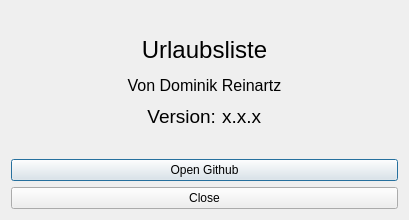
<?xml version="1.0" encoding="UTF-8"?>
<ui version="4.0">
 <class>About</class>
 <widget class="QDialog" name="About">
  <property name="geometry">
   <rect>
    <x>0</x>
    <y>0</y>
    <width>409</width>
    <height>220</height>
   </rect>
  </property>
  <layout class="QVBoxLayout" name="verticalLayout">
   <item>
    <spacer name="verticalSpacer_4">
     <property name="orientation">
      <enum>Qt::Vertical</enum>
     </property>
     <property name="sizeHint" stdset="0">
      <size>
       <width>20</width>
       <height>40</height>
      </size>
     </property>
    </spacer>
   </item>
   <item>
    <widget class="QLabel" name="title">
     <property name="font">
      <font>
       <pointsize>18</pointsize>
      </font>
     </property>
     <property name="text">
      <string>Urlaubsliste</string>
     </property>
     <property name="alignment">
      <set>Qt::AlignCenter</set>
     </property>
    </widget>
   </item>
   <item>
    <spacer name="verticalSpacer_2">
     <property name="orientation">
      <enum>Qt::Vertical</enum>
     </property>
     <property name="sizeType">
      <enum>QSizePolicy::Preferred</enum>
     </property>
     <property name="sizeHint" stdset="0">
      <size>
       <width>0</width>
       <height>20</height>
      </size>
     </property>
    </spacer>
   </item>
   <item>
    <widget class="QLabel" name="label_2">
     <property name="font">
      <font>
       <pointsize>12</pointsize>
      </font>
     </property>
     <property name="text">
      <string>Von Dominik Reinartz</string>
     </property>
     <property name="alignment">
      <set>Qt::AlignCenter</set>
     </property>
    </widget>
   </item>
   <item>
    <spacer name="verticalSpacer_3">
     <property name="orientation">
      <enum>Qt::Vertical</enum>
     </property>
     <property name="sizeType">
      <enum>QSizePolicy::Fixed</enum>
     </property>
     <property name="sizeHint" stdset="0">
      <size>
       <width>20</width>
       <height>4</height>
      </size>
     </property>
    </spacer>
   </item>
   <item>
    <layout class="QHBoxLayout" name="horizontalLayout_2">
     <item>
      <spacer name="horizontalSpacer">
       <property name="orientation">
        <enum>Qt::Horizontal</enum>
       </property>
       <property name="sizeHint" stdset="0">
        <size>
         <width>40</width>
         <height>20</height>
        </size>
       </property>
      </spacer>
     </item>
     <item>
      <layout class="QHBoxLayout" name="horizontalLayout">
       <item>
        <widget class="QLabel" name="label_3">
         <property name="sizePolicy">
          <sizepolicy hsizetype="Fixed" vsizetype="Preferred">
           <horstretch>0</horstretch>
           <verstretch>0</verstretch>
          </sizepolicy>
         </property>
         <property name="font">
          <font>
           <pointsize>14</pointsize>
          </font>
         </property>
         <property name="text">
          <string>Version:</string>
         </property>
         <property name="alignment">
          <set>Qt::AlignRight|Qt::AlignTrailing|Qt::AlignVCenter</set>
         </property>
        </widget>
       </item>
       <item>
        <widget class="QLabel" name="versionDisplay">
         <property name="sizePolicy">
          <sizepolicy hsizetype="Fixed" vsizetype="Preferred">
           <horstretch>0</horstretch>
           <verstretch>0</verstretch>
          </sizepolicy>
         </property>
         <property name="font">
          <font>
           <pointsize>14</pointsize>
          </font>
         </property>
         <property name="text">
          <string>x.x.x</string>
         </property>
        </widget>
       </item>
      </layout>
     </item>
     <item>
      <spacer name="horizontalSpacer_2">
       <property name="orientation">
        <enum>Qt::Horizontal</enum>
       </property>
       <property name="sizeHint" stdset="0">
        <size>
         <width>40</width>
         <height>20</height>
        </size>
       </property>
      </spacer>
     </item>
    </layout>
   </item>
   <item>
    <spacer name="verticalSpacer">
     <property name="orientation">
      <enum>Qt::Vertical</enum>
     </property>
     <property name="sizeHint" stdset="0">
      <size>
       <width>20</width>
       <height>40</height>
      </size>
     </property>
    </spacer>
   </item>
   <item>
    <widget class="QPushButton" name="openGithubBtn">
     <property name="text">
      <string>Open Github</string>
     </property>
    </widget>
   </item>
   <item>
    <widget class="QPushButton" name="closeBtn">
     <property name="text">
      <string>Close</string>
     </property>
    </widget>
   </item>
  </layout>
 </widget>
 <resources/>
 <connections>
  <connection>
   <sender>closeBtn</sender>
   <signal>clicked()</signal>
   <receiver>About</receiver>
   <slot>close()</slot>
   <hints>
    <hint type="sourcelabel">
     <x>183</x>
     <y>266</y>
    </hint>
    <hint type="destinationlabel">
     <x>199</x>
     <y>149</y>
    </hint>
   </hints>
  </connection>
 </connections>
</ui>
